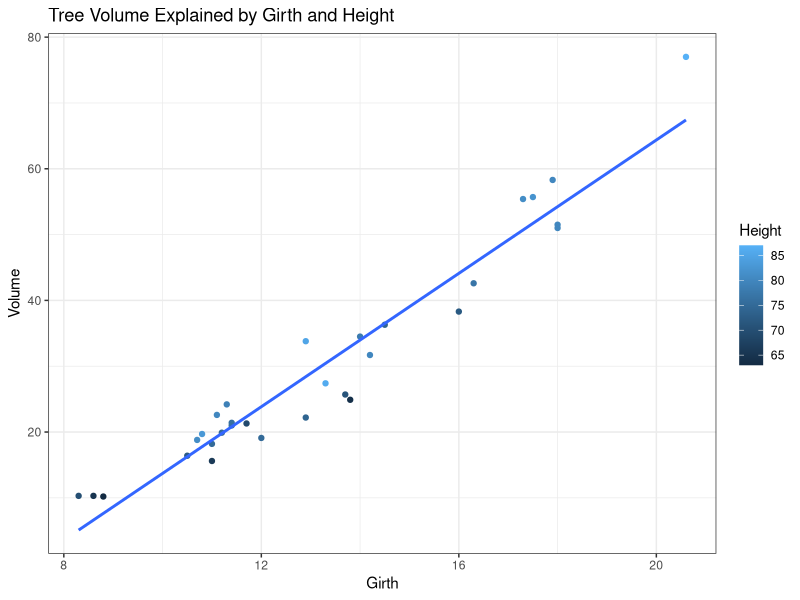
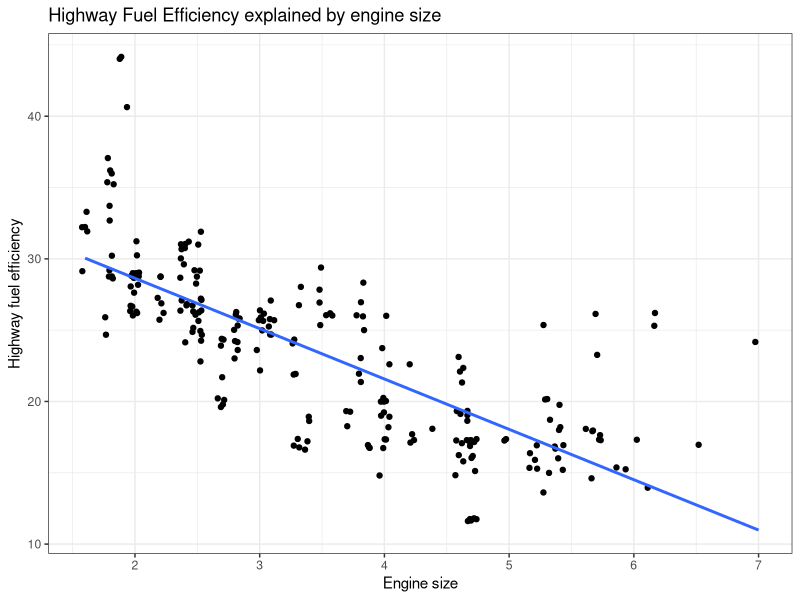
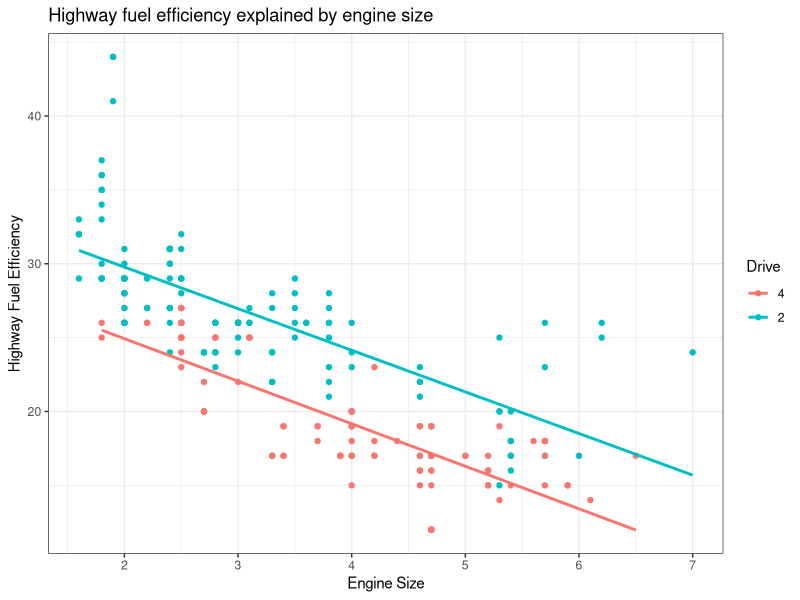
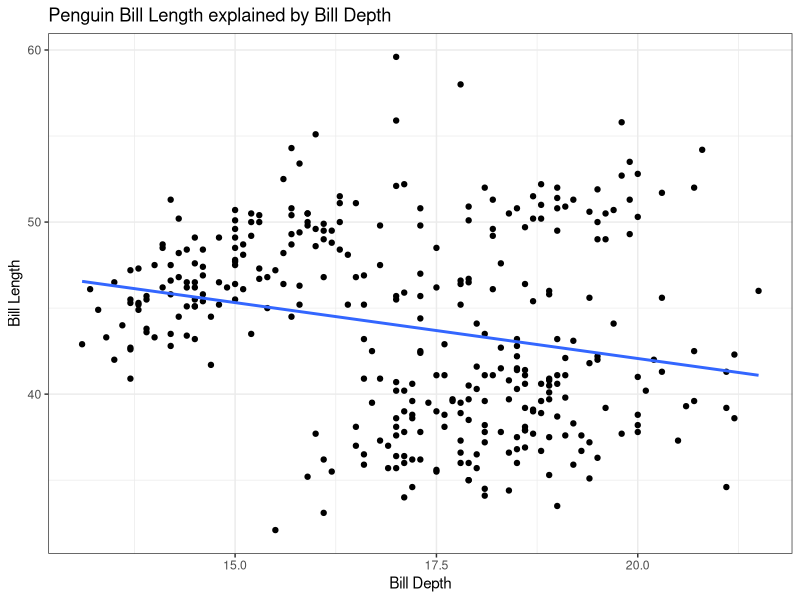
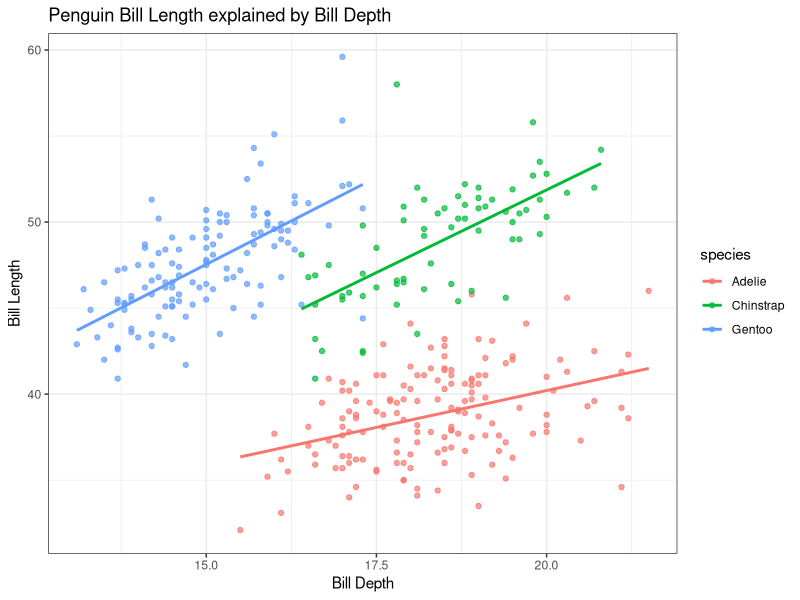

Here is the R script that generated these plots, in order:
## ---- chunk 1
library(tidyverse)
data(trees)
trees
## ---- chunk 2
trees %>%
  ggplot(aes(Girth, Volume, color=Height))+
  geom_point()+
  geom_smooth(method=lm, se=F)+
  theme_bw()+
  labs(title="Tree Volume Explained by Girth and Height")
## ---- chunk 3
lm(Volume ~ Girth + Height , data = trees) %>%
  summary()
## ---- chunk 4
mpg %>%
  ggplot(aes(x = displ, 
             y = hwy))+
  geom_jitter()+
  geom_smooth(method=lm, se=F)+
  theme_bw()+
  labs(title= "Highway Fuel Efficiency explained by engine size",
       x = "Engine size",
       y = "Highway fuel efficiency")
## ---- chunk 5
lm(hwy ~ displ, data=mpg) %>%
  summary()
## ---- chunk 6
mpg %>%
  mutate(drv = fct_recode(drv, "2" = "f", "2" = "r"))%>%
  ggplot(aes(displ, hwy, color = drv))+
  geom_point()+
  geom_smooth(method= lm, se=F)+
  theme_bw()+
  labs(title="Highway fuel efficiency explained by engine size",
       x = "Engine Size",
       y = "Highway Fuel Efficiency",
       color = "Drive")
## ---- chunk 7
mpg %>%
  mutate(drv = fct_recode(drv, "2"="f", "2"="r"))%>%
  lm(hwy ~ displ + drv, data=.)%>%
  summary()
## ---- chunk 8
# Call palmerpenguins package
library(palmerpenguins)

# Plot Bill length vs Bill depth
penguins %>%
  ggplot(aes(bill_depth_mm, bill_length_mm))+
  geom_point()+
  geom_smooth(method=lm, se=F)+
  theme_bw()+
  labs(title="Penguin Bill Length explained by Bill Depth",
       x="Bill Depth",
       y="Bill Length")
## ---- chunk 9
penguins %>%
  ggplot(aes(bill_depth_mm, bill_length_mm))+
  geom_point(aes(color=species), alpha=0.7)+
  geom_smooth(aes(color=species), method=lm, se=F)+
  theme_bw()+
  labs(title="Penguin Bill Length explained by Bill Depth",
       x = "Bill Depth",
       y = "Bill Length")
## ---- chunk 10
lm(bill_length_mm ~ bill_depth_mm + species, data=penguins) %>%
  summary()
## ---- chunk 11

## ---- chunk 12

## ---- chunk 13

